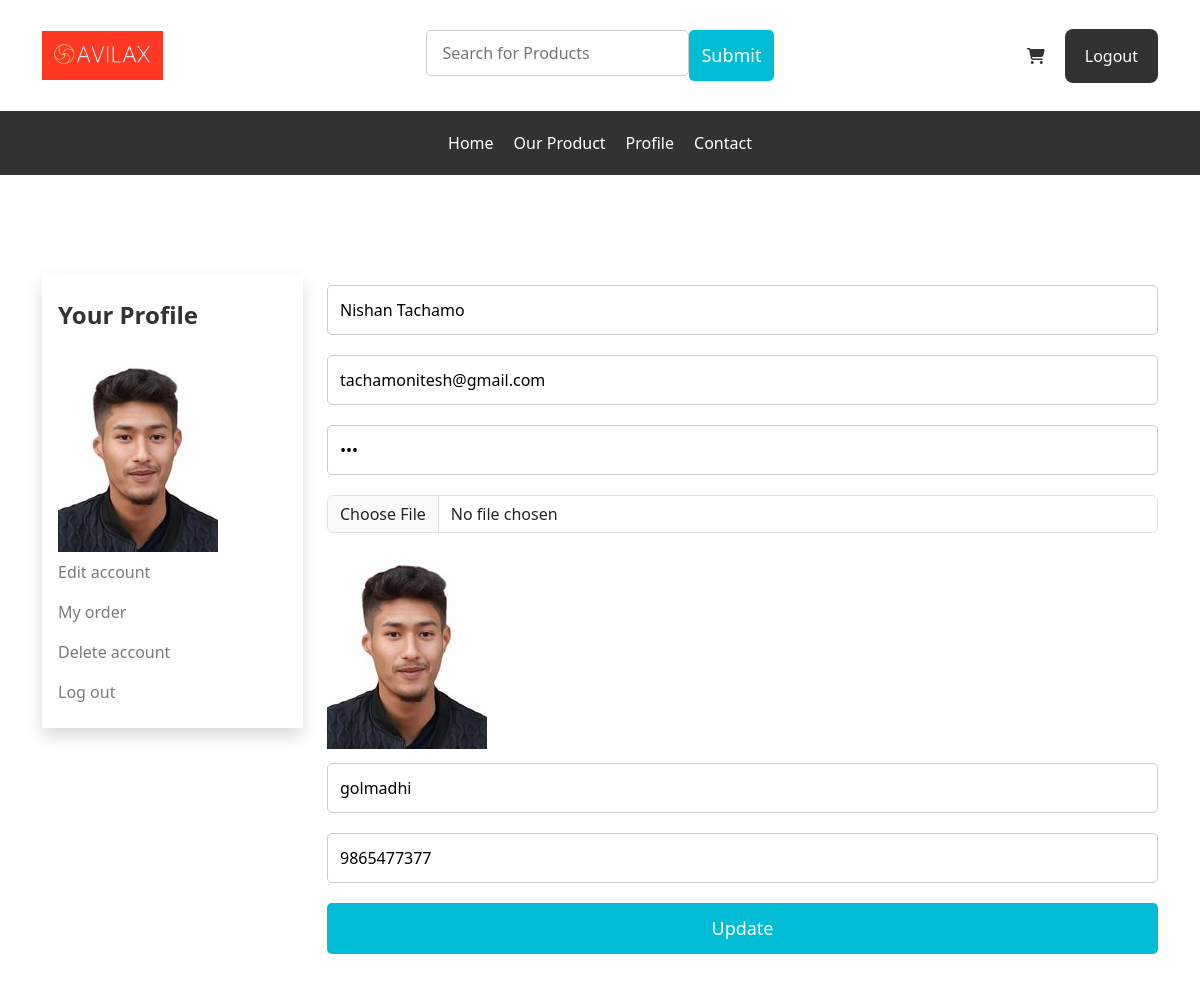
/user/profile.php?edit_account (signed in), run on the app's committed database.
### tables this page shows
CREATE TABLE `tbl_customer` (
  `id` int(11) NOT NULL,
  `name` varchar(255) NOT NULL,
  `address` text NOT NULL,
  `city` varchar(30) NOT NULL,
  `country` varchar(30) NOT NULL,
  `zip` varchar(30) NOT NULL,
  `phone` varchar(30) NOT NULL,
  `email` varchar(255) NOT NULL,
  `pass` varchar(32) NOT NULL,
  `user_image` varchar(255) NOT NULL,
  `verification_code` int(11) NOT NULL,
  `email_verified` int(11) NOT NULL DEFAULT 0
);

### user/edit_account.php (the view, shortened to what this page needs)
<?php
include('../include/connect_db.php');
$user_id = $user_name = $user_email = $user_address = $user_city = $user_country = $user_zip = $user_mobile = $user_password = $user_image = $email_verified = $verification_code = "";
if (isset($_GET['edit_account'])) {
    $username = $_SESSION["cmrName"];
    $select_query = "SELECT * FROM `tbl_customer` WHERE name = '$username'";
    $result_query = mysqli_query($conn, $select_query);
    if ($result_query && mysqli_num_rows($result_query) > 0) {
        $row_query = mysqli_fetch_array($result_query);
        $user_name = $row_query['name'];
        $user_email = $row_query['email'];
        $user_address = $row_query['address'];
        $user_mobile = $row_query['phone'];
        $user_password = $row_query['pass'];
        $user_image = $row_query['user_image'];
    }
}
?>
<section class="edit-account">
    <div class="edit_form">
        <form id="editAccountForm" action="" method="post" enctype="multipart/form-data">
            <div class="form-outline">
                <input type="text" class="form-input" id="user_name" value="<?php echo htmlspecialchars($user_name); ?>" name="user_name">
            </div>
            <div class="form-outline">
                <input type="email" class="form-input" id="user_email" value="<?php echo htmlspecialchars($user_email); ?>" name="user_email">
            </div>
            <div class="form-outline">
                <input type="password" class="password form-input" id="user_password" value="<?php echo htmlspecialchars($user_password); ?>" name="user_password">
            </div>
            <div class="form-outline mb-1">
                <input type="file" class="form-control" name="user_image">
                <img src='./user_image/<?php echo htmlspecialchars($user_image); ?>' alt='<?php echo htmlspecialchars($user_name); ?>'>
            </div>
            <div class="form-outline">
                <input type="text" class="form-input" id="user_address" value="<?php echo htmlspecialchars($user_address); ?>" name="user_address">
            </div>
            <div class="form-outline">
                <input type="text" class="form-input" id="user_mobile" value="<?php echo htmlspecialchars($user_mobile); ?>" name="user_mobile">
            </div>
            <input type="submit" class="read-more btn" value="Update" name="user_update">
        </form>
    </div>
</section>

### user/profile.php (shortened to what this page needs)
<?php
include ('../header.php');
include ("../include/connect_db.php");
$username = $_SESSION['cmrName'];
?>
<section class="section-gaps profile-section">
    <div class="container">
        <div class="row">
            <div class="col-3">
                <ul class="navbar-nav shadow p-3">
                    <li class="nav-item">
                        <a class="nav-link" href="#">
                            <h4 class="title">Your Profile</h4>
                        </a>
                    </li>
                    <?php
                    $user_image_query = "SELECT * FROM `tbl_customer` WHERE Name = '$username'";
                    $result_image = mysqli_query($conn, $user_image_query);
                    if ($result_image && mysqli_num_rows($result_image) > 0) {
                        $row_image = mysqli_fetch_array($result_image);
                        $user_image = $row_image['user_image'];
                        echo "
                        <li class='nav-item'>
                            <div class='image user-image'>
                                <img src='./user_image/$user_image' alt='$username'>
                            </div>
                        </li>";
                    } else {
                        echo "<li class='nav-item'>User image not found.</li>";
                    }
                    ?>
                    <li class="nav-item">
                        <a class="nav-link" href="profile.php?edit_account"><span>Edit account</span></a>
                    </li>
                    <li class="nav-item">
                        <a class="nav-link" href="profile.php?user_order"><span>My order</span></a>
                    </li>
                    <li class="nav-item">
                        <a class="nav-link" href="profile.php?delete_account"><span>Delete account</span></a>
                    </li>
                    <li class="nav-item">
                        <a class="nav-link" href="logout.php"><span>Log out</span></a>
                    </li>
                </ul>
            </div>
            <div class="col-9">
                <?php
                if (isset($_GET['edit_account'])) {
                    include ('edit_account.php');
                } else if (isset($_GET['user_order'])) {
                    include ('user_order.php');
                } else if (isset($_GET['delete_account'])) {
                    include ('delete_account.php');
                } else {
                    echo '<div class="main-title center">';
                    echo '<h1 class="title">Welcome to your profile, ' . htmlspecialchars($username, ENT_QUOTES, 'UTF-8') . '</h1>';
                    echo '</div>';
                }
                ?>
<?php include ("../footer.php"); ?>

### style.css (style rules this page uses)
:root { --primary-color: #303233; --secondary-color: #F8F8F8; --third-color: #fcca03; --default-transition: all 0.3s linear; --section-gaps: 100px; --shadow-small: 0 1px 3px 0 rgba(0, 0, 0, 0.1), 0 1px 2px 0 rgba(0, 0, 0, 0.06); --shadow-medium: 0 4px 6px -1px rgba(0, 0, 0, 0.1), 0 2px 4px -1px rgba(0, 0, 0, 0.06); --shadow-large: 0 10px 15px -3px rgba(0, 0, 0, 0.1), 0 4px 6px -2px rgba(0, 0, 0, 0.05); }
body { -webkit-box-sizing: border-box; box-sizing: border-box; color: #7A7A7A; }
img { max-width: 100%; }
body, html { overflow-x: hidden; }
h1, h2, h3, h4, h5, h6 { font-family: var(--primary-fonts); overflow-wrap: inherit; line-height: 1.3; font-weight: 700; color: var(--primary-color); }
a { text-decoration: none; display: inline-block; color: var(--primary-color); }
a, input[type="submit"], button, input[type="button"] { cursor: pointer; -webkit-transition: var(--default-transition); -o-transition: var(--default-transition); transition: var(--default-transition); }
input, select, textarea, table { width: 100%; }
.section-gaps { padding: var(--section-gaps) 0; }
form input { width: 100%; padding: 12px; margin: 10px 0; border: 1px solid #ccc; border-radius: 5px; box-sizing: border-box; font-size: 16px; }
form input[type="submit"] { width: 100%; padding: 12px; background-color: #00bcd4; color: #ffffff; border: none; border-radius: 5px; cursor: pointer; font-size: 18px; transition: background-color 0.3s ease; }

### user/edit_account.php (style rules this page uses)
.form-outline { position: relative; }

### data on the page
tbl_customer: user_image (picture), user_name "Nishan Tachamo", user_email "tachamonitesh@gmail.com", user_address "golmadhi", user_mobile "9865477377"
